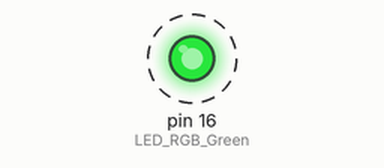
Simulated run of this sketch. Board: Arduino Uno, built with avr-gcc and run on an emulated ATmega328P. Parts: output pins drawn as LEDs (lit = HIGH). Dashed ring = blinking.

Above: at 0.5 s.
Timing chart, 0 to 4.6 s (numbered marks = the images above):
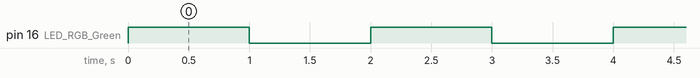

The sketch:

FISH_Swimming-competition_Code_Solution_Task1.ino
```cpp
// LED
// GPIO
#define LED_RGB_Green 16

// light sensor
// GPIO
// set treshold for light sensor

// servomotor
// library
// GPIO
// PWM properties servomotor
// define servomotor angles

// command_servomotor(): give the angle to the function command_servomotor() and move to the servomotor to the servomotor_Angle
// convert 0-180 degrees to 0-65536

// global variables

// setup the components
void setup()
{
  // setup LED as OUTPUT
  pinMode (LED_RGB_Green, OUTPUT);

  // setup the light sensor as INPUT

  // setup servomotor as OUTPUT
  // attach the channel to the GPIO to be controlled
  // define the PWM functionalities of the channel

  Serial.begin(9600);
  // setup the serial communication
}

void loop()
{
  // read the current light sensor value

  // If the light sensor value is equal of higher then the light treshold start the game.
  // generate a random value between 0 and 1
  // print the random value into the serial monitor

  // If the random value is eqaual to 1, the player "wins". Change the color of the fish to green and start the finray movement.
  // print "win" into the serial monitor
  // power on the green LED
  digitalWrite(LED_RGB_Green, HIGH);
  // power off the red LED
  // create a movement of the servomotor to angle max and min
  delay(1000);

  // If the random value is not eqaual to 1, the player "lose". Change the color of the fish to red and write "lose" into the serial monitor.

  // If the light sensor value is lower then the light treshold print "lose" in the serial monitor.
  // power off the green LED
  digitalWrite(LED_RGB_Green, LOW);
  // power on the red LED
  delay(1000);

  // power off the green and red LED
}
```

Measured:
- by itself, pin 16 (LED_RGB_Green): alternates HIGH for 1.0 s and LOW for 1.0 s
